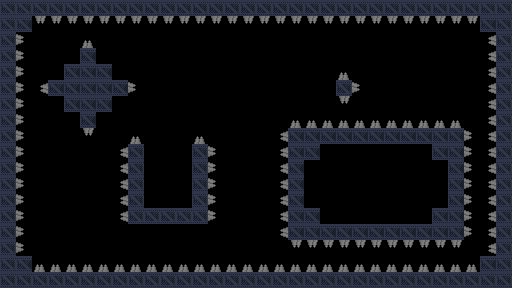

This is a level from a 2D game, rendered from its Tiled map with the project's own tilesets. A one-line summary and the complete map file follow:
An orthogonal 32x18 tile map with 16x16 px tiles, 2 tile layers (background, details), 2 tilesets and 9 objects (3x door_1, 2x gravity, spawn, switch_1, goal).

<map version="1.5" tiledversion="1.7.2" orientation="orthogonal" renderorder="right-down" width="32" height="18" tilewidth="16" tileheight="16" infinite="0" nextlayerid="4" nextobjectid="29">
 <properties>
  <property name="title" value="Switch it up" />
 </properties>
 <tileset firstgid="1" source="industrial.v2.tsx" />
 <tileset firstgid="1025" source="Dungeon Sprites.tsx" />
 <layer id="3" name="background" width="32" height="18">
  <data encoding="csv">
0,0,0,0,0,0,0,0,0,0,0,0,0,0,0,0,0,0,0,0,0,0,0,0,0,0,0,0,0,0,0,0,
0,0,0,0,0,0,0,0,0,0,0,0,0,0,0,0,0,0,0,0,0,0,0,0,0,0,0,0,0,0,0,0,
0,0,0,0,0,0,0,0,0,0,0,0,0,0,0,0,0,0,0,0,0,0,0,0,0,0,0,0,0,0,0,0,
0,0,0,0,0,0,0,0,0,0,0,0,0,0,0,0,0,0,0,0,0,0,0,0,0,0,0,0,0,0,0,0,
0,0,0,0,0,0,0,0,0,0,0,0,0,0,0,0,0,0,0,0,0,0,0,0,0,0,0,0,0,0,0,0,
0,0,0,0,0,0,0,0,0,0,0,0,0,0,0,0,0,0,0,0,0,0,0,0,0,0,0,0,0,0,0,0,
0,0,0,0,0,0,0,0,0,0,0,0,0,0,0,0,0,0,0,0,0,0,0,0,0,0,0,0,0,0,0,0,
0,0,0,0,0,0,0,0,0,0,0,0,0,0,0,0,0,0,0,0,0,0,0,0,0,0,0,0,0,0,0,0,
0,0,0,0,0,0,0,0,0,0,0,0,0,0,0,0,0,0,0,0,0,0,0,0,0,0,0,0,0,0,0,0,
0,0,0,0,0,0,0,0,0,0,0,0,0,0,0,0,0,0,0,0,0,0,0,0,0,0,0,0,0,0,0,0,
0,0,0,0,0,0,0,0,0,0,0,0,0,0,0,0,0,0,0,0,0,0,0,0,0,0,0,0,0,0,0,0,
0,0,0,0,0,0,0,0,0,0,0,0,0,0,0,0,0,0,0,0,0,0,0,0,0,0,0,0,0,0,0,0,
0,0,0,0,0,0,0,0,0,0,0,0,0,0,0,0,0,0,0,0,0,0,0,0,0,0,0,0,0,0,0,0,
0,0,0,0,0,0,0,0,0,0,0,0,0,0,0,0,0,0,0,0,0,0,0,0,0,0,0,0,0,0,0,0,
0,0,0,0,0,0,0,0,0,0,0,0,0,0,0,0,0,0,0,0,0,0,0,0,0,0,0,0,0,0,0,0,
0,0,0,0,0,0,0,0,0,0,0,0,0,0,0,0,0,0,0,0,0,0,0,0,0,0,0,0,0,0,0,0,
0,0,0,0,0,0,0,0,0,0,0,0,0,0,0,0,0,0,0,0,0,0,0,0,0,0,0,0,0,0,0,0,
0,0,0,0,0,0,0,0,0,0,0,0,0,0,0,0,0,0,0,0,0,0,0,0,0,0,0,0,0,0,0,0
</data>
 </layer>
 <layer id="1" name="details" width="32" height="18">
  <properties>
   <property name="physics" type="bool" value="true" />
  </properties>
  <data encoding="csv">
54,54,54,54,54,54,54,54,54,54,54,54,54,54,54,54,54,54,54,54,54,54,54,54,54,54,54,54,54,54,54,54,
54,20,3221226628,3221226628,3221226628,3221226628,3221226628,3221226628,3221226628,3221226628,3221226628,3221226628,3221226628,3221226628,3221226628,3221226628,3221226628,3221226628,3221226628,3221226628,3221226628,3221226628,3221226628,3221226628,3221226628,3221226628,3221226628,3221226628,3221226628,3221226628,20,54,
54,2684355716,0,0,0,1156,0,0,0,0,0,0,0,0,0,0,0,0,0,0,0,0,0,0,0,0,0,0,0,0,1610613892,54,
54,2684355716,0,0,0,20,0,0,0,0,0,0,0,0,0,0,0,0,0,0,0,0,0,0,0,0,0,0,0,0,1610613892,54,
54,2684355716,0,0,20,20,20,0,0,0,0,0,0,0,0,0,0,0,0,0,0,1156,0,0,0,0,0,0,0,0,1610613892,54,
54,2684355716,1610613892,20,20,20,20,20,2684355716,0,0,0,0,0,0,0,0,0,0,0,0,54,2684355716,0,0,0,0,0,0,0,1610613892,54,
54,2684355716,0,0,20,20,20,0,0,0,0,0,0,0,0,0,0,0,0,0,0,3221226628,0,0,0,0,0,0,0,0,1610613892,54,
54,2684355716,0,0,0,20,0,0,0,0,0,0,0,0,0,0,0,0,1156,1156,1156,1156,1156,1156,1156,1156,1156,1156,1156,0,1610613892,54,
54,2684355716,0,0,0,3221226628,0,0,1156,0,0,0,1156,0,0,0,0,1610613892,20,20,20,20,20,20,20,20,20,20,20,2684355716,1610613892,54,
54,2684355716,0,0,0,0,0,1610613892,54,0,0,0,54,2684355716,0,0,0,1610613892,20,20,0,0,0,0,0,0,0,20,20,2684355716,1610613892,54,
54,2684355716,0,0,0,0,0,1610613892,54,0,0,0,54,2684355716,0,0,0,1610613892,20,0,0,0,0,0,0,0,0,0,20,2684355716,1610613892,54,
54,2684355716,0,0,0,0,0,1610613892,54,0,0,0,54,2684355716,0,0,0,1610613892,20,0,0,0,0,0,0,0,0,0,20,2684355716,1610613892,54,
54,2684355716,0,0,0,0,0,1610613892,54,0,0,0,54,2684355716,0,0,0,1610613892,20,0,0,0,0,0,0,0,0,0,20,2684355716,1610613892,54,
54,2684355716,0,0,0,0,0,1610613892,54,54,54,54,54,2684355716,0,0,0,1610613892,20,20,0,0,0,0,0,0,0,20,20,2684355716,1610613892,54,
54,2684355716,0,0,0,0,0,0,0,0,0,0,0,0,0,0,0,1610613892,20,20,20,20,20,20,20,20,20,20,20,2684355716,1610613892,54,
54,2684355716,0,0,0,0,0,0,0,0,0,0,0,0,0,0,0,0,3221226628,3221226628,3221226628,3221226628,3221226628,3221226628,3221226628,3221226628,3221226628,3221226628,3221226628,0,1610613892,54,
54,20,1156,1156,1156,1156,1156,1156,1156,1156,1156,1156,1156,1156,1156,1156,1156,1156,1156,1156,1156,1156,1156,1156,1156,1156,1156,1156,1156,1156,20,54,
54,54,54,54,54,54,54,54,54,54,54,54,54,54,54,54,54,54,54,54,54,54,54,54,54,54,54,54,54,54,54,54
</data>
 </layer>
 <objectgroup id="2" name="objects">
  <object id="2" name="spawn" gid="513" x="160" y="96" width="16" height="16" />
  <object id="12" name="gravity" gid="526" x="160" y="252" width="16" height="16" />
  <object id="18" name="door_1" gid="138" x="144" y="160" width="16" height="16" />
  <object id="19" name="door_1" gid="138" x="160" y="160" width="16" height="16" />
  <object id="20" name="door_1" gid="138" x="176" y="160" width="16" height="16" />
  <object id="23" name="gravity" gid="526" x="400" y="96" width="16" height="16" />
  <object id="25" name="switch_1" gid="262" x="336" y="96" width="16" height="16" rotation="270" />
  <object id="27" name="goal" gid="1158" x="160" y="192" width="16" height="16" />
  <object id="28" x="304" y="168" width="144" height="88">
   <text fontfamily="MS Shell Dlg 2" wrap="1" halign="center" valign="center">Collide with switches to open the same colored gates</text>
  </object>
 </objectgroup>
</map>
